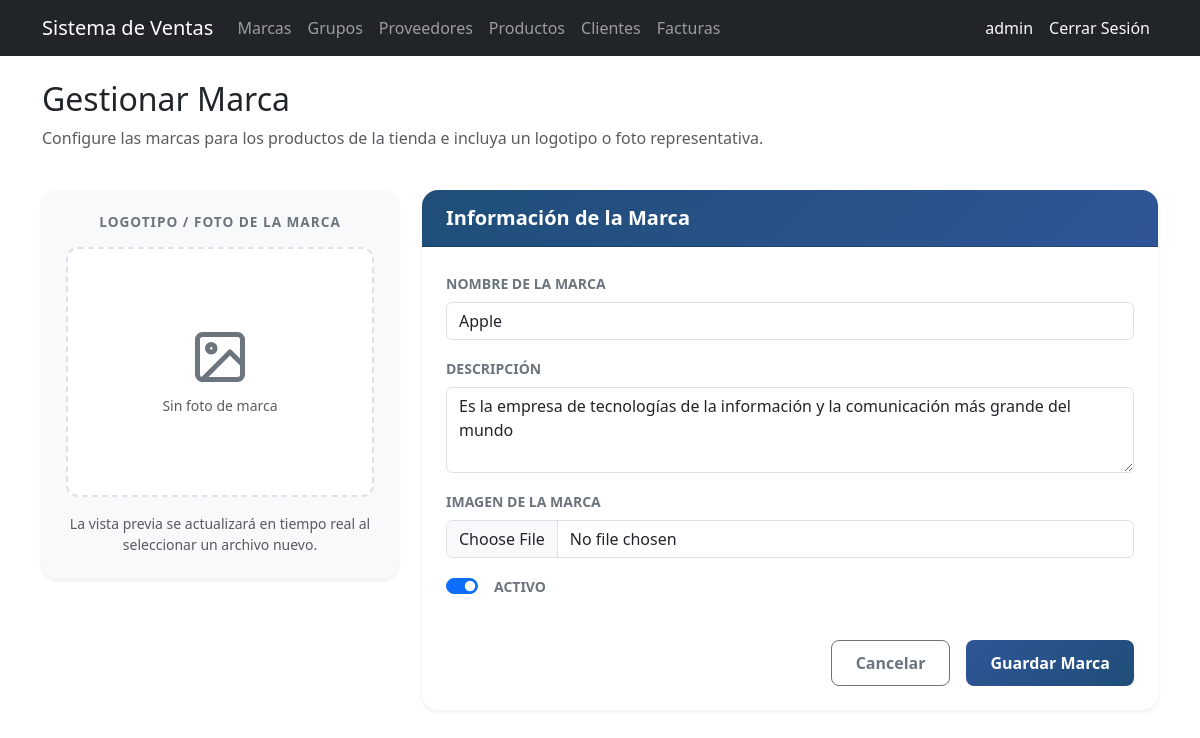
The app's page /brands/4/edit/ (signed in) with its own data.
### billing/models.py (models this page shows, shortened)
class Brand(models.Model):
    name = models.CharField(max_length=100, unique=True, verbose_name='Brand Name')
    description = models.TextField(blank=True, null=True)
    image = models.ImageField(upload_to='brands/', blank=True, null=True, verbose_name='Imagen de Marca')
    is_active = models.BooleanField(default=True)
    created_at = models.DateTimeField(auto_now_add=True)
    updated_at = models.DateTimeField(auto_now=True)
    class Meta:
        verbose_name = 'Brand'
        verbose_name_plural = 'Brands'
        ordering = ['name']

### billing/views.py (the view)
# urls.py: path('brands/<int:pk>/edit/', views.brand_update, name='brand_update'),
@login_required
@audit_action('UPDATE_BRAND')
def brand_update(request, pk):
    brand = get_object_or_404(Brand, pk=pk)
    if request.method == 'POST':
        form = BrandForm(request.POST, instance=brand)
        if form.is_valid():
            form.save()
            messages.success(request, 'Brand updated!')
            return redirect('billing:brand_list')
    else: form = BrandForm(instance=brand)
    return render(request, 'billing/brand_form.html', {'form':form, 'title':'Edit Brand'})

### billing/forms.py
class BrandForm(forms.ModelForm):
    class Meta:
        model = Brand
        fields = ['name', 'description', 'image', 'is_active']
        labels = {
            'name': 'Nombre de la marca',
            'description': 'Descripción',
            'image': 'Imagen de la marca',
            'is_active': 'Activo',
        }
        widgets = {
            'name': forms.TextInput(attrs={'class':'form-control', 'placeholder': 'Ej. Samsung, Apple, Sony...'}),
            'description': forms.Textarea(attrs={'class':'form-control','rows':3, 'placeholder': 'Escriba una breve descripción de la marca...'}),
            'image': forms.FileInput(attrs={'class':'form-control'}),
            'is_active': forms.CheckboxInput(attrs={'class':'form-check-input'}),
        }

### billing/templates/billing/brand_form.html (shortened to what this page needs)
{% extends 'billing/base.html' %}
{% block content %}
<div class="row">
  <div class="col-12 mb-4">
    <h2>Gestionar Marca</h2>
    <p class="text-muted">Configure las marcas para los productos de la tienda e incluya un logotipo o foto representativa.</p>
  </div>
</div>
<div class="row">
  <div class="col-md-4 text-center mb-4">
    <div class="card shadow-sm p-4 border-0" style="border-radius: 16px; background-color: #f8f9fa;">
      <h6 class="text-secondary fw-bold text-uppercase mb-3" style="font-size: 0.85rem; letter-spacing: 1px;">Logotipo / Foto de la Marca</h6>
      <div class="d-flex justify-content-center align-items-center mb-3" style="min-height: 250px; background-color: #ffffff; border: 2px dashed #dee2e6; border-radius: 12px; overflow: hidden; padding: 10px;">
        {% if form.instance.image %}
          <img src="{{ form.instance.image.url }}" id="imagePreview" class="img-fluid rounded" style="max-height: 240px; object-fit: contain; display: block; margin: auto;">
          <div id="previewPlaceholder" style="display: none;">
            <svg viewBox="0 0 24 24" fill="none" stroke="#6c757d" stroke-width="2" stroke-linecap="round" stroke-linejoin="round" style="width: 60px; height: 60px; margin: auto; display: block;">
              <rect x="3" y="3" width="18" height="18" rx="2" ry="2"></rect>
              <circle cx="8.5" cy="8.5" r="1.5"></circle>
              <polyline points="21 15 16 10 5 21"></polyline>
            </svg>
            <span class="text-muted small d-block mt-2">Sin foto de marca</span>
          </div>
        {% else %}
          <div id="previewPlaceholder" class="text-center">
            <span class="text-muted small d-block mt-2">Sin foto de marca</span>
          </div>
        {% endif %}
      </div>
      <p class="text-muted small mb-0">La vista previa se actualizará en tiempo real al seleccionar un archivo nuevo.</p>
    </div>
  </div>
  <div class="col-md-8">
    <div class="card shadow-sm border-0" style="border-radius: 16px; background-color: #ffffff;">
      <div class="card-header text-white p-3" style="background: linear-gradient(135deg, #1f4e78 0%, #2f5597 100%); border-top-left-radius: 16px; border-top-right-radius: 16px;">
        <h5 class="mb-0 fw-semibold">Información de la Marca</h5>
      </div>
      <div class="card-body p-4">
        <form method="post" enctype="multipart/form-data" class="needs-validation" novalidate>
          <div class="row g-3">
            <div class="col-12">
              <label class="form-label fw-bold text-secondary small text-uppercase" for="{{ form.name.id_for_label }}">{{ form.name.label }}</label>
              {{ form.name }}
            </div>
            <div class="col-12">
              <label class="form-label fw-bold text-secondary small text-uppercase" for="{{ form.description.id_for_label }}">{{ form.description.label }}</label>
              {{ form.description }}
            </div>
            <div class="col-12">
              <label class="form-label fw-bold text-secondary small text-uppercase" for="{{ form.image.id_for_label }}">{{ form.image.label }}</label>
              {{ form.image }}
            </div>
            <div class="col-12 my-3">
              <div class="form-check form-switch">
                {{ form.is_active }}
                <label class="form-check-label fw-bold text-secondary small text-uppercase ms-2" for="{{ form.is_active.id_for_label }}">{{ form.is_active.label }}</label>
              </div>
            </div>
          </div>
          <div class="d-flex gap-3 justify-content-end mt-4">
            <a href="{% url 'billing:brand_list' %}" class="btn btn-outline-secondary" style="border-radius: 8px; padding: 10px 24px; font-weight: 600;">Cancelar</a>
            <button type="submit" class="btn btn-primary" style="background: linear-gradient(135deg, #2f5597 0%, #1f4e78 100%); border: none; border-radius: 8px; padding: 10px 24px; font-weight: 600;">Guardar Marca</button>
          </div>
        </form>
      </div>
    </div>
  </div>
</div>
{% endblock %}

### billing/templates/billing/base.html (shortened to what this page needs)
<!DOCTYPE html>
<html lang="es">
<head>
  <link href="https://cdn.jsdelivr.net/npm/bootstrap@5.3.0/dist/css/bootstrap.min.css" rel="stylesheet">
</head>
<body>
  <nav class="navbar navbar-expand-lg navbar-dark bg-dark">
    <div class="container">
      <a class="navbar-brand" href="{% url 'billing:home' %}">Sistema de Ventas</a>
      <div class="collapse navbar-collapse" id="nav">
        <ul class="navbar-nav me-auto">
          {% if user.is_authenticated %}
          <li class="nav-item"><a class="nav-link" href="{% url 'billing:brand_list' %}">Marcas</a></li>
          <li class="nav-item"><a class="nav-link" href="{% url 'billing:productgroup_list' %}">Grupos</a></li>
          <li class="nav-item"><a class="nav-link" href="{% url 'billing:supplier_list' %}">Proveedores</a></li>
          <li class="nav-item"><a class="nav-link" href="{% url 'billing:product_list' %}">Productos</a></li>
          <li class="nav-item"><a class="nav-link" href="{% url 'billing:customer_list' %}">Clientes</a></li>
          <li class="nav-item"><a class="nav-link" href="{% url 'billing:invoice_list' %}">Facturas</a></li>
          {% endif %}
        </ul>
        <ul class="navbar-nav">
          {% if user.is_authenticated %}
          <li class="nav-item"><span class="nav-link text-light">{{ user.username }}</span></li>
          <li class="nav-item">
            <form method="post" action="{% url 'logout' %}" class="d-inline">
              <button type="submit" class="nav-link btn btn-link text-light" style="text-decoration:none;">
                Cerrar Sesión
              </button>
            </form>
          </li>
          {% else %}
          <li class="nav-item"><a class="nav-link" href="{% url 'login' %}">Iniciar Sesión</a></li>
          <li class="nav-item"><a class="nav-link" href="{% url 'billing:signup' %}">Registrarse</a></li>
          {% endif %}
        </ul>
      </div>
    </div>
  </nav>
  <div class="container mt-4">
    {% block content %}{% endblock %}
  </div>
</body>
</html>

### records on screen
Brand: name "Apple", description "Es la empresa de tecnologías de la información y la comunicación más grande del mundo", is_active "☑"

### other values on screen
{{ user.username }} "admin"
